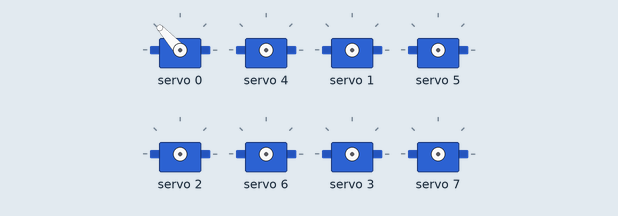
A sketch run on a simulated ESP32. Shown: 8 × servo. What the sketch prints to the serial monitor is not drawn.

Above: at 0.05 s.
At 4.05 s:
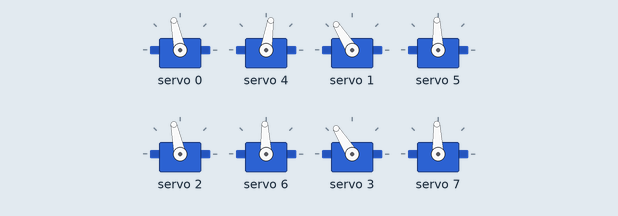
At 5.0 s:
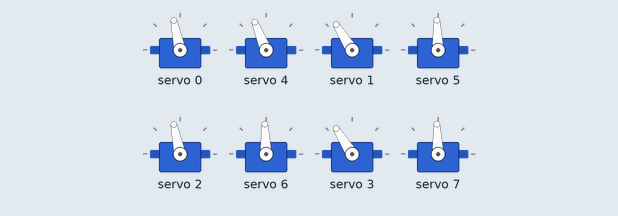
At 6.0 s:
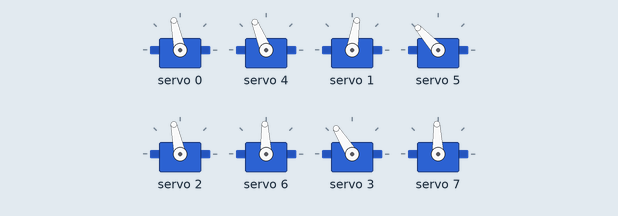
At 7.0 s:
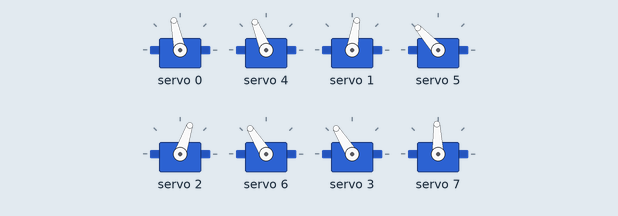
At 8.0 s:
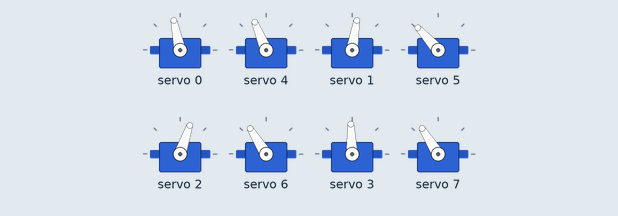
Timing chart, 0 to 10.4 s (numbered marks = the images above):
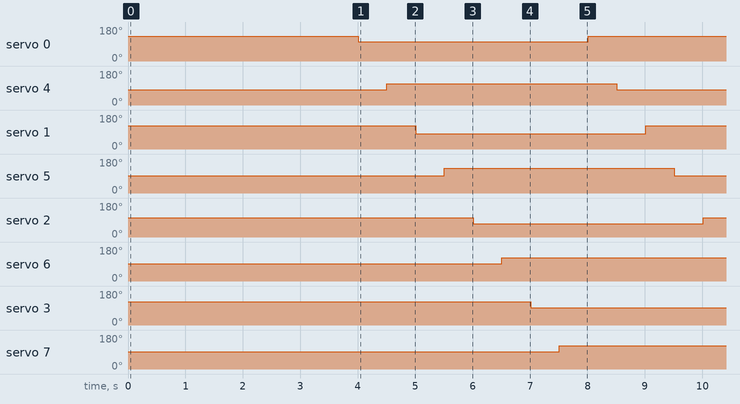

The sketch:

Spiderbot_front_servo_calibration_2.ino
```cpp
/*
  ESP32 PCA9685 Servo Control
  esp32-pca9685.ino
  Driving multiple servo motors with ESP32 and PCA9685 PWM module
  Use I2C Bus

  DroneBot Workshop 2020
  https://dronebotworkshop.com
*/

// Include Wire Library for I2C
#include <Wire.h>

// Include Adafruit PCA9685 Servo Library
#include <Adafruit_PWMServoDriver.h>

// Creat object to represent PCA9685 at default I2C address
Adafruit_PWMServoDriver pca9685 = Adafruit_PWMServoDriver(0x40);

// Define maximum and minimum number of "ticks" for the servo motors
// Range from 0 to 4095
// This determines the pulse width

#define SERVOMIN  110  // Minimum value
#define SERVOMAX  500  // Maximum value

// Define servo motor connections (expand as required)

// Servos for Horizzontal movement of the leg
// Left Leg
#define SER0  0
#define SER1  1
#define SER2  2
#define SER3  3
// Right leg
#define SER4  4
#define SER5  5
#define SER6  6
#define SER7  7

// Servos for Vertical movement of the leg
// Left Leg
#define SER8  8
#define SER9  9
#define SER10 10
#define SER11 11
// Right leg
#define SER12 12
#define SER13 13
#define SER14 14
#define SER15 15


// Variables for Servo Motor positions (expand as required)
int pwm0;
int pwm1;
int pwm2;
int pwm3;

int pwm4;
int pwm5;
int pwm6;
int pwm7;

int pwm8;
int pwm9;
int pwm10;
int pwm11;

int pwm12;
int pwm13;
int pwm14;
int pwm15;

// motors denomination in order from front to back
// Front 1 - servo 0 and 4
// Front 2 - servo 1 and 5
// Back 1 - servo 2 and 6
// Back 2 - servo 3 and 7

// First row
// Front left motor 1
int angleFrontLeft1Max = 130; // Forward
int angleFrontLeft1Min = 100; // Back
// Front right motor 1
int angleFrontRight1Max = 80;    // Forward
int angleFrontRight1Min = 110;   // Back

// Second row
// Front left motor 2
int angleFrontLeft2Max = 120; // Forward
int angleFrontLeft2Min = 80; // Back
// Front right motor 2
int angleFrontRight2Max = 90;    // Forward
int angleFrontRight2Min = 130;   // Back

// Third Row
// Back left motor 1
int angleBackLeft1Max = 100; // Up - OK
int angleBackLeft1Min = 70; // Down
// Back right motor 1
int angleBackRight1Max = 90; // Up - OK
int angleBackRight1Min = 120; // Down

// Fourth Row
// Back left motor 2
int angleBackLeft2Max = 120; // Up
int angleBackLeft2Min = 90; // Down
// Back right motor 2
int angleBackRight2Max = 90; // Up
int angleBackRight2Min = 120; // Down

int delayTime = 500; // Delay between movements


void setup() {
  // Serial monitor setup
  Serial.begin(115200);
  // Print to monitor
  Serial.println("PCA9685 Servo Test");
  // Initialize PCA9685
  pca9685.begin();
  // Set PWM Frequency to 50Hz
  pca9685.setPWMFreq(50);
}

void loop() {

    // All in Front
    pwm0 = map(angleFrontLeft1Max, 0, 180, SERVOMIN, SERVOMAX);
    pca9685.setPWM(SER0, 0, pwm0);
    delay(delayTime);
    pwm4 = map(angleFrontRight1Max, 0, 180, SERVOMIN, SERVOMAX);
    pca9685.setPWM(SER4, 0, pwm4);
    delay(delayTime);

    pwm1 = map(angleFrontLeft2Max, 0, 180, SERVOMIN, SERVOMAX);
    pca9685.setPWM(SER1, 0, pwm1);
    delay(delayTime);
    pwm5 = map(angleFrontRight2Max, 0, 180, SERVOMIN, SERVOMAX);
    pca9685.setPWM(SER5, 0, pwm5);
    delay(delayTime);

    pwm2 = map(angleBackLeft1Max, 0, 180, SERVOMIN, SERVOMAX);
    pca9685.setPWM(SER2, 0, pwm2);
    delay(delayTime);
    pwm6 = map(angleBackRight1Max, 0, 180, SERVOMIN, SERVOMAX);
    pca9685.setPWM(SER6, 0, pwm6);
    delay(delayTime);

    pwm3 = map(angleBackLeft2Max, 0, 180, SERVOMIN, SERVOMAX);
    pca9685.setPWM(SER3, 0, pwm3);
    delay(delayTime);
    pwm7 = map(angleBackRight2Max, 0, 180, SERVOMIN, SERVOMAX);
    pca9685.setPWM(SER7, 0, pwm7);
    delay(delayTime);


    // All in the back
    pwm0 = map(angleFrontLeft1Min, 0, 180, SERVOMIN, SERVOMAX);
    pca9685.setPWM(SER0, 0, pwm0);
    delay(delayTime);
    pwm4 = map(angleFrontRight1Min, 0, 180, SERVOMIN, SERVOMAX);
    pca9685.setPWM(SER4, 0, pwm4);
    delay(delayTime);

    pwm1 = map(angleFrontLeft2Min, 0, 180, SERVOMIN, SERVOMAX);
    pca9685.setPWM(SER1, 0, pwm1);
    delay(delayTime);
    pwm5 = map(angleFrontRight2Min, 0, 180, SERVOMIN, SERVOMAX);
    pca9685.setPWM(SER5, 0, pwm5);
    delay(delayTime);

    pwm2 = map(angleBackLeft1Min, 0, 180, SERVOMIN, SERVOMAX);
    pca9685.setPWM(SER2, 0, pwm2);
    delay(delayTime);
    pwm6 = map(angleBackRight1Min, 0, 180, SERVOMIN, SERVOMAX);
    pca9685.setPWM(SER6, 0, pwm6);
    delay(delayTime);

    pwm3 = map(angleBackLeft2Min, 0, 180, SERVOMIN, SERVOMAX);
    pca9685.setPWM(SER3, 0, pwm3);
    delay(delayTime);
    pwm7 = map(angleBackRight2Min, 0, 180, SERVOMIN, SERVOMAX);
    pca9685.setPWM(SER7, 0, pwm7);
    delay(delayTime);


}
```

Measured:
- by itself, servo 0: alternates 132° for 4.0 s and 102° for 4.0 s
- by itself, servo 4: alternates 112° for 4.0 s and 81° for 4.0 s
- by itself, servo 1: alternates 122° for 4.0 s and 81° for 4.0 s
- by itself, servo 5: alternates 132° for 4.0 s and 92° for 4.0 s
- by itself, servo 2: alternates 102° for 4.0 s and 71° for 4.0 s
- by itself, servo 6, servo 3, servo 7: alternates 122° for 4.0 s and 92° for 4.0 s
